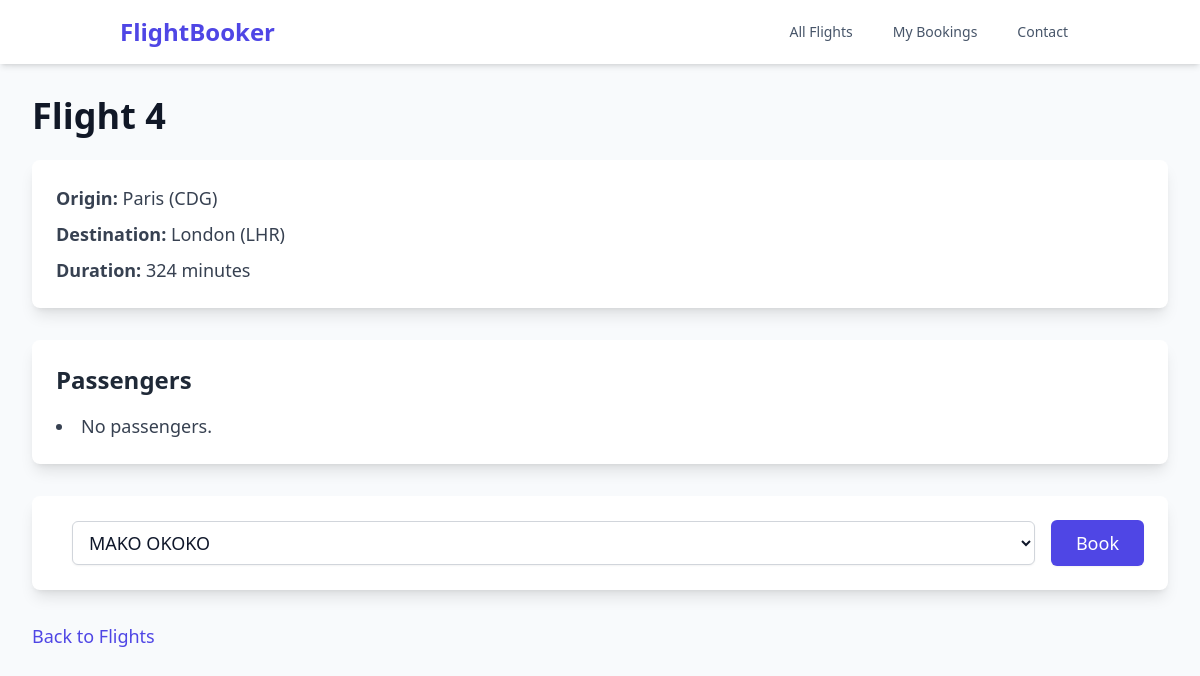
/flights/4, run on the app's committed database.
### flights/models.py (models this page shows, shortened)
class Flight(models.Model):
    origin = models.ForeignKey(Airport, on_delete=models.CASCADE, related_name="departures")
    destination = models.ForeignKey(Airport, on_delete=models.CASCADE, related_name="arrivals")
    duration = models.IntegerField()

class Airport(models.Model):
    code = models.CharField(max_length=100)
    city = models.CharField(max_length=100)
    def __str__(self):
        return f"{self.city} ({self.code})"

### flights/views.py (the view)
# urls.py: path('<int:flight_id>', views.flight, name='flight'),
def flight(request, flight_id):
    flight = Flight.objects.get(id=flight_id)
    passengers = flight.passengers.all()
    non_passengers = Passenger.objects.exclude(flights=flight).all()
    return render(request, 'flights/flight.html', {'flight': flight, 'passengers': passengers, 'non_passengers': non_passengers})

### flights/models.py (called while the page is built)
    def __str__(self):
        return f"{self.first} {self.last}"

### flights/templates/flights/flight.html (shortened to what this page needs)
{% extends "flights/layout.html" %}
{% block body %}
<div class="bg-slate-50 min-h-screen font-sans antialiased p-8">
    <h1 class="text-4xl font-extrabold text-gray-900 mb-6">Flight {{ flight.id }}</h1>
    <div class="bg-white shadow-lg rounded-lg p-6 mb-8">
        <ul class="list-none p-0 m-0">
            <li class="text-lg text-gray-700 mb-2"><span class="font-semibold">Origin:</span> {{ flight.origin }}</li>
            <li class="text-lg text-gray-700 mb-2"><span class="font-semibold">Destination:</span> {{ flight.destination }}</li>
            <li class="text-lg text-gray-700"><span class="font-semibold">Duration:</span> {{ flight.duration }} minutes</li>
        </ul>
    </div>
    <div class="bg-white shadow-lg rounded-lg p-6 mb-8">
        <h2 class="text-2xl font-bold text-gray-800 mb-4">Passengers</h2>
        <ul class="list-disc list-inside text-lg text-gray-700">
            {% for passenger in passengers %}
                <li class="mb-1">{{ passenger }}</li>
            {% empty %}
                <li>No passengers.</li>
            {% endfor %}
        </ul>
    </div>
    <form action="{% url 'book' flight.id %}" method="post" class="bg-white shadow-lg rounded-lg p-6 mb-8">
        <div class="flex items-center space-x-4">
            <select name="passenger" id="passenger-select" class="block w-full py-2 px-3 border border-gray-300 bg-white rounded-md shadow-sm focus:outline-none focus:ring-indigo-500 focus:border-indigo-500 sm:text-lg">
                {% for passenger in non_passengers %}
                    <option value="{{ passenger.id }}">{{ passenger }}</option>
                {% endfor %}
            </select>
            <button type="submit" class="inline-flex items-center px-6 py-2 border border-transparent text-lg font-medium rounded-md shadow-sm text-white bg-indigo-600 hover:bg-indigo-700 focus:outline-none focus:ring-2 focus:ring-offset-2 focus:ring-indigo-500">
                Book
            </button>
        </div>
    </form>
    <a href="{% url 'index' %}" class="inline-block text-indigo-600 hover:text-indigo-800 text-lg font-medium">Back to Flights</a>
</div>
{% endblock %}

### data on the page
Flight: id "4", origin "Paris (CDG)", destination "London (LHR)", duration "324"

### other printed values
form field passenger "MAKO OKOKO"
